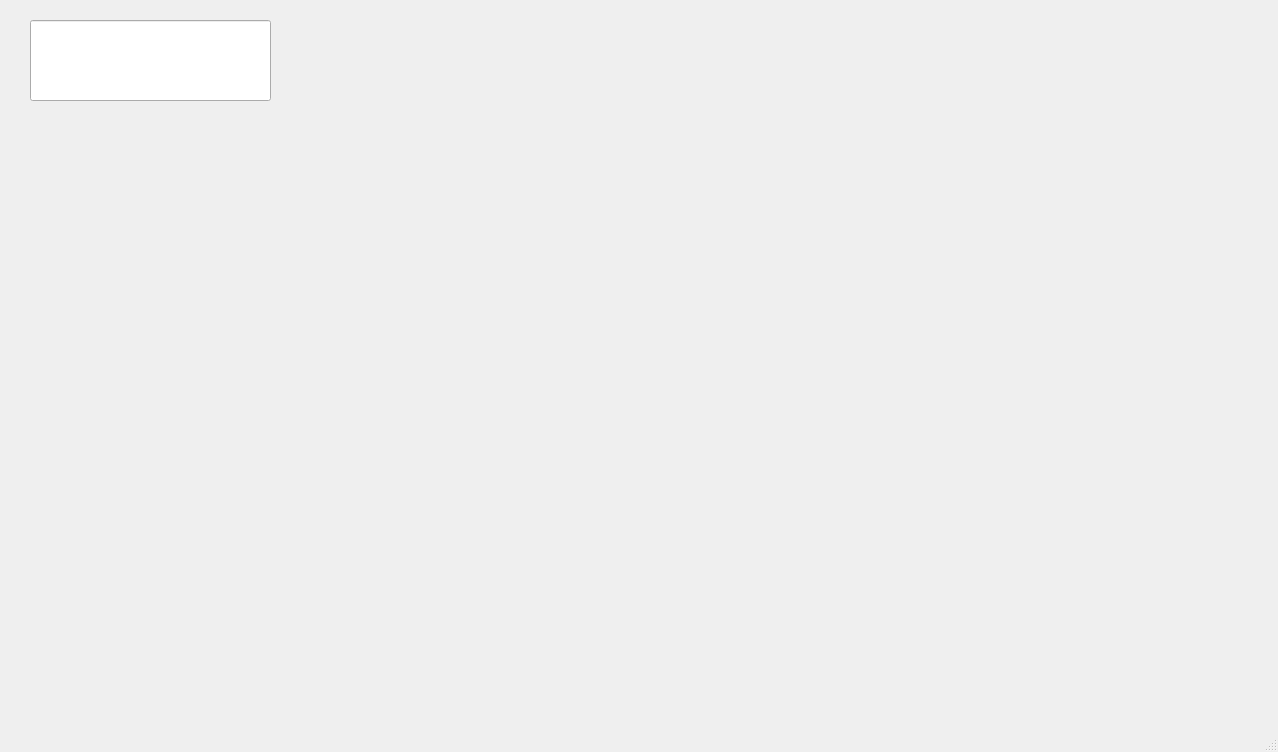
<?xml version="1.0" encoding="UTF-8"?>
<ui version="4.0">
 <class>MainWindow</class>
 <widget class="QMainWindow" name="MainWindow">
  <property name="geometry">
   <rect>
    <x>0</x>
    <y>0</y>
    <width>1278</width>
    <height>752</height>
   </rect>
  </property>
  <property name="windowTitle">
   <string>MainWindow</string>
  </property>
  <widget class="QWidget" name="centralwidget">
   <widget class="QLineEdit" name="lineEdit">
    <property name="geometry">
     <rect>
      <x>30</x>
      <y>20</y>
      <width>241</width>
      <height>81</height>
     </rect>
    </property>
   </widget>
  </widget>
  <widget class="QMenuBar" name="menubar">
   <property name="geometry">
    <rect>
     <x>0</x>
     <y>0</y>
     <width>1278</width>
     <height>22</height>
    </rect>
   </property>
  </widget>
  <widget class="QStatusBar" name="statusbar"/>
 </widget>
 <resources/>
 <connections/>
</ui>
